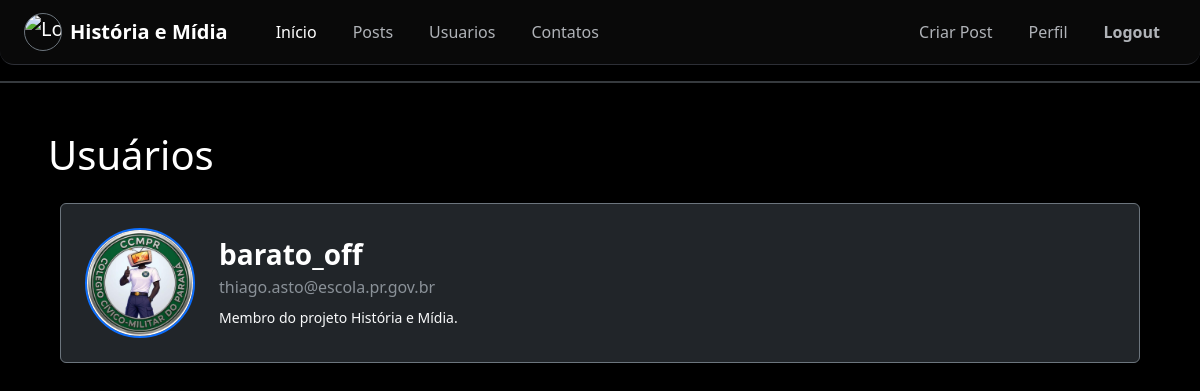
The app's page /usuarios (signed in) with its own data.
### PFC/models.py (models this page shows)
class Usuario(database.Model, UserMixin):
    id = database.Column(database.Integer, primary_key=True)
    username = database.Column(database.String, nullable=False)
    email = database.Column(database.String, nullable=False, unique=True)
    senha = database.Column(database.String, nullable=False)
    foto_perfil = database.Column(database.String, default="default.jpeg", nullable=False)
    descricao = database.Column(database.String, default='Membro do projeto História e Mídia')
    posts = database.relationship("Post", backref="autor", lazy=True)

### PFC/routes.py (the view)
@app.route("/usuarios")
@login_required
def usuarios():
    lista_usuarios = Usuario.query.all()
    return render_template("usuarios.html", lista_usuarios=lista_usuarios)

### PFC/models.py (called while the page is built)
@login_manager.user_loader
def load_usuario(id_usuario):
    return Usuario.query.get(int(id_usuario))

### PFC/templates/usuarios.html
{% extends "base.html" %}
{% block body %}
<br>
<h1>
    Usuários
</h1>
{% for usuario in lista_usuarios %}
<div class="container mt-4">
    <div class="card bg-dark text-white border-secondary mb-4 shadow-sm">
        <div class="card-body p-4 d-flex align-items-center flex-column flex-md-row gap-4">
            <div class="position-relative">
                <img src="{{ url_for('static', filename='fotos_perfil/' ~ usuario.foto_perfil) }}"
                     alt="Foto de Perfil"
                     class="rounded-circle border border-2 border-primary object-fit-cover"
                     width="110" height="110">
            </div>
            <div class="text-center text-md-start flex-grow-1">
                <h3 class="mb-1 fw-bold">{{ usuario.username }}</h3>
                <p class="text-muted mb-2">{{ usuario.email }}</p>
                <p class="mb-0 text-light small">{{ usuario.bio or "Membro do projeto História e Mídia." }}</p>
            </div>
        </div>
    </div>
</div>
{% endfor %}
{% endblock %}

### PFC/templates/base.html (shortened to what this page needs)
<!DOCTYPE html>
<html lang="pt_br" data-bs-theme="dark">
    <head>
        <link href="https://cdn.jsdelivr.net/npm/bootstrap@5.3.0/dist/css/bootstrap.min.css" rel="stylesheet">
        <link rel="stylesheet" href="{{ url_for('static', filename='css/style.css') }}">
    </head>
    <body class="bg-black text-white m-0 p-0">
        {% include "navbar.html" %}
        <main class="container-fluid px-4 px-lg-5 mt-4">
            {% block body %}
            {% endblock %}
        </main>
    </body>
</html>

### PFC/templates/navbar.html (shortened to what this page needs)
<nav class="navbar navbar-expand-lg bg-black border-bottom border-secondary-subtle rounded-bottom-3 shadow-lg py-2 custom-navbar">
  <div class="container-fluid px-4">
    <a class="navbar-brand d-flex align-items-center gap-2" href="{{ url_for('home') }}">
      <img src="https://static.wixstatic.com/media/17c29e_2e42b7dbddcb4ebf82d719dc61e5c734~mv2.png/v1/crop/x_0,y_3,w_1053,h_1047/fill/w_123,h_122,fp_0.50_0.50,q_85,usm_0.66_1.00_0.01,enc_avif,quality_auto/logo_historia_midia.png"
           alt="Logo" width="38" height="38" class="rounded-circle border border-secondary object-fit-cover">
      <span class="fw-bold text-white fs-5">História e Mídia</span>
    </a>
    <div class="collapse navbar-collapse" id="navbarNav">
      <ul class="navbar-nav me-auto mb-2 mb-lg-0 ms-lg-3 gap-1">
        <li class="nav-item">
          <a class="nav-link active px-3" aria-current="page" href="{{ url_for('home') }}">Início</a>
        </li>
        <li class="nav-item">
          <a class="nav-link px-3" href="{{ url_for('postagens') }}">Posts</a>
        </li>
        <li class="nav-item">
          <a class="nav-link px-3" href="{{ url_for('usuarios') }}">Usuarios</a>
        </li>
        <li class="nav-item">
          <a class="nav-link px-3" href="{{ url_for('contatos') }}">Contatos</a>
        </li>
      </ul>
      <ul class="navbar-nav ms-auto mb-2 mb-lg-0 align-items-lg-center gap-1">
        {% if current_user.is_authenticated %}
        <li class="nav-item">
          <a class="nav-link px-3" href="{{ url_for('postar') }}">Criar Post</a>
        </li>
        <li class="nav-item">
          <a class="nav-link px-3" href="{{ url_for('perfil') }}">Perfil</a>
        </li>
        <li class="nav-item">
          <a class="nav-link text-danger fw-semibold px-3" href="{{ url_for('sair') }}">Logout</a>
        </li>
        {% endif %}
      </ul>
    </div>
  </div>
</nav>
<hr class="border border-secondary opacity-50 mb-4">

### PFC/static/css/style.css (style rules this page uses)
html { overflow-y: scroll; }
body { margin: 0 !important; padding: 0 !important; background-color: #0d0e12 !important; color: #ffffff; }
.custom-navbar { background-color: #090909 !important; border-bottom: 1px solid #2d2f36 !important; border-left: none !important; border-right: none !important; border-top: none !important; border-radius: 0 0 14px 14px !important; box-shadow: 0 4px 20px rgba(0, 0, 0, 0.6) !important; }
.custom-navbar .nav-link { color: #b0b3b8 !important; transition: color 0.2s ease-in-out !important; }
.custom-navbar .nav-link.active { color: #ffffff !important; }

### records on screen
Usuario: foto_perfil (placeholder picture), username "barato_off", email "thiago.asto@escola.pr.gov.br", bio "Membro do projeto História e Mídia."
